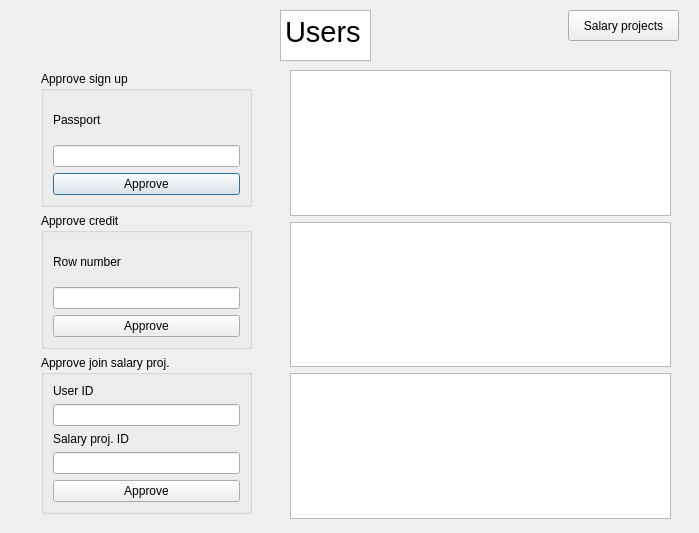
<?xml version="1.0" encoding="UTF-8"?>
<ui version="4.0">
 <class>manager_menu</class>
 <widget class="QDialog" name="manager_menu">
  <property name="geometry">
   <rect>
    <x>0</x>
    <y>0</y>
    <width>699</width>
    <height>533</height>
   </rect>
  </property>
  <property name="windowTitle">
   <string>Dialog</string>
  </property>
  <widget class="QTextBrowser" name="textBrowser">
   <property name="geometry">
    <rect>
     <x>280</x>
     <y>10</y>
     <width>91</width>
     <height>51</height>
    </rect>
   </property>
   <property name="html">
    <string>&lt;!DOCTYPE HTML PUBLIC &quot;-//W3C//DTD HTML 4.0//EN&quot; &quot;http://www.w3.org/TR/REC-html40/strict.dtd&quot;&gt;
&lt;html&gt;&lt;head&gt;&lt;meta name=&quot;qrichtext&quot; content=&quot;1&quot; /&gt;&lt;style type=&quot;text/css&quot;&gt;
p, li { white-space: pre-wrap; }
&lt;/style&gt;&lt;/head&gt;&lt;body style=&quot; font-family:'Ubuntu'; font-size:11pt; font-weight:400; font-style:normal;&quot;&gt;
&lt;p style=&quot; margin-top:0px; margin-bottom:0px; margin-left:0px; margin-right:0px; -qt-block-indent:0; text-indent:0px;&quot;&gt;&lt;span style=&quot; font-size:22pt;&quot;&gt;Users&lt;/span&gt;&lt;/p&gt;&lt;/body&gt;&lt;/html&gt;</string>
   </property>
  </widget>
  <widget class="QWidget" name="layoutWidget">
   <property name="geometry">
    <rect>
     <x>290</x>
     <y>70</y>
     <width>381</width>
     <height>449</height>
    </rect>
   </property>
   <layout class="QVBoxLayout" name="verticalLayout_8">
    <item>
     <widget class="QTableView" name="table_sign_up"/>
    </item>
    <item>
     <widget class="QTableView" name="table_credit"/>
    </item>
    <item>
     <widget class="QTableView" name="table_salary"/>
    </item>
   </layout>
  </widget>
  <widget class="QWidget" name="layoutWidget">
   <property name="geometry">
    <rect>
     <x>41</x>
     <y>71</y>
     <width>211</width>
     <height>443</height>
    </rect>
   </property>
   <layout class="QVBoxLayout" name="verticalLayout_7">
    <item>
     <widget class="QGroupBox" name="groupBox">
      <property name="title">
       <string>Approve sign up</string>
      </property>
      <layout class="QVBoxLayout" name="verticalLayout_2">
       <item>
        <layout class="QVBoxLayout" name="verticalLayout">
         <item>
          <widget class="QLabel" name="label">
           <property name="text">
            <string>Passport</string>
           </property>
          </widget>
         </item>
         <item>
          <widget class="QLineEdit" name="sign_up_passport"/>
         </item>
         <item>
          <widget class="QPushButton" name="pushButton">
           <property name="text">
            <string>Approve</string>
           </property>
          </widget>
         </item>
        </layout>
       </item>
      </layout>
     </widget>
    </item>
    <item>
     <widget class="QGroupBox" name="groupBox_2">
      <property name="title">
       <string>Approve credit</string>
      </property>
      <layout class="QVBoxLayout" name="verticalLayout_4">
       <item>
        <layout class="QVBoxLayout" name="verticalLayout_3">
         <item>
          <widget class="QLabel" name="label_2">
           <property name="text">
            <string>Row number</string>
           </property>
          </widget>
         </item>
         <item>
          <widget class="QLineEdit" name="row_number"/>
         </item>
         <item>
          <widget class="QPushButton" name="pushButton_3">
           <property name="text">
            <string>Approve</string>
           </property>
          </widget>
         </item>
        </layout>
       </item>
      </layout>
     </widget>
    </item>
    <item>
     <widget class="QGroupBox" name="groupBox_3">
      <property name="title">
       <string>Approve join salary proj.</string>
      </property>
      <layout class="QVBoxLayout" name="verticalLayout_6">
       <item>
        <layout class="QVBoxLayout" name="verticalLayout_5">
         <item>
          <widget class="QLabel" name="label_3">
           <property name="text">
            <string>User ID</string>
           </property>
          </widget>
         </item>
         <item>
          <widget class="QLineEdit" name="user_ID"/>
         </item>
         <item>
          <widget class="QLabel" name="label_4">
           <property name="text">
            <string>Salary proj. ID</string>
           </property>
          </widget>
         </item>
         <item>
          <widget class="QLineEdit" name="salary_ID"/>
         </item>
         <item>
          <widget class="QPushButton" name="pushButton_2">
           <property name="text">
            <string>Approve</string>
           </property>
          </widget>
         </item>
        </layout>
       </item>
      </layout>
     </widget>
    </item>
   </layout>
  </widget>
  <widget class="QPushButton" name="pushButton_4">
   <property name="geometry">
    <rect>
     <x>568</x>
     <y>10</y>
     <width>111</width>
     <height>31</height>
    </rect>
   </property>
   <property name="text">
    <string>Salary projects</string>
   </property>
  </widget>
 </widget>
 <resources/>
 <connections/>
</ui>
